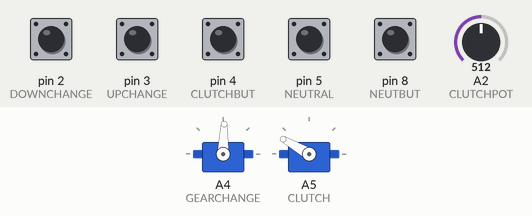
Recording of a sketch running on a simulated Arduino Nano, built with avr-gcc and run on an emulated ATmega328P. Parts: 2 × servo. The test bench sets the inputs (shaded band); at power-on: pin 2 (DOWNCHANGE), pin 3 (UPCHANGE), pin 4 (CLUTCHBUT), pin 5 (NEUTRAL), pin 8 (NEUTBUT) HIGH, A2 (CLUTCHPOT) = 512.

Above: at 1.2 s.
1.3 s: A2 (CLUTCHPOT) set to 810
At 2.4 s:
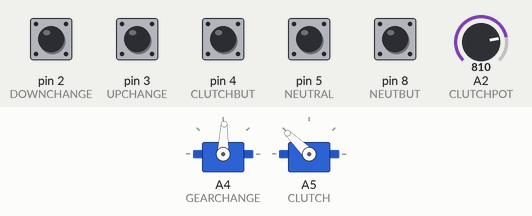
2.8 s: pin 2 (DOWNCHANGE) pulled LOW for 0.15 s
At 3.3 s:
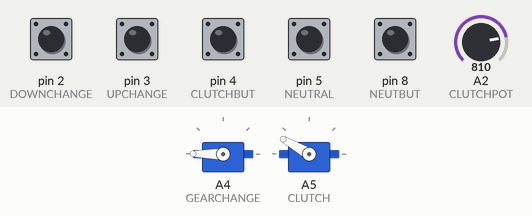
4.9 s: pin 3 (UPCHANGE) pulled LOW for 0.15 s
At 5.4 s:
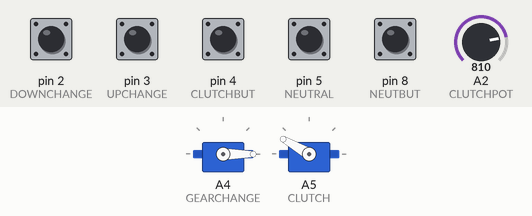
7.0 s: pin 8 (NEUTBUT) pulled LOW for 0.15 s
At 7.4 s:
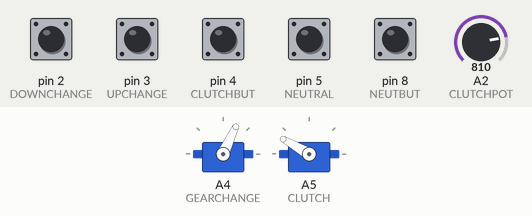
9.1 s: A2 (CLUTCHPOT) set to 900
At 9.5 s:
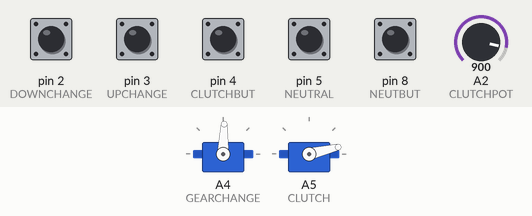
10.6 s: pin 2 (DOWNCHANGE) pulled LOW for 1 s
At 11.95 s:
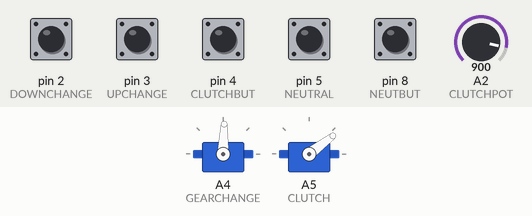
Timing chart, 0 to 13.6 s (numbered marks = the images above; inputs shaded):
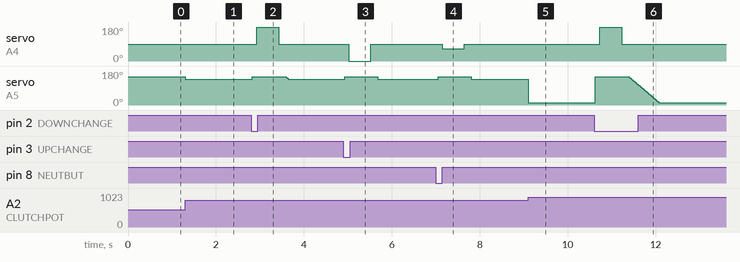

Measured:
- after the input at 1.3 s, servo on A5 (CLUTCH): 150° → 136° at once
- after the input at 2.8 s, servo on A4 (GEARCHANGE): 88° → 180° after 0.13 s, → 88° 0.50 s later; servo on A5 (CLUTCH): 136° → 150° at once, → 136° 0.76 s later
- after the input at 4.9 s, servo on A4 (GEARCHANGE): 88° → 0° after 0.13 s, → 88° 0.50 s later; servo on A5 (CLUTCH): 136° → 150° at once, → 136° 0.75 s later
- after the input at 7.0 s, servo on A4 (GEARCHANGE): 88° → 65° after 0.15 s, → 88° 0.50 s later; servo on A5 (CLUTCH): 136° → 150° after 0.05 s, → 136° 0.75 s later
- after the input at 9.1 s, servo on A5 (CLUTCH): 136° → 13° at once
- after the input at 10.6 s, servo on A4 (GEARCHANGE): 88° → 180° after 0.13 s, → 88° 0.50 s later

The sketch:

oldchange.ino
```cpp
#include <Servo.h>
#include <SPI.h>

#define GEARCHANGE A4
#define CLUTCH A5
#define GEARPOS A0
#define CLUTCHPOS A1
#define CLUTCHPOT A2
#define CLUTCHBUT 4
#define NEUTBUT 8
#define NEUTRAL 5
#define ECUCUT A6 //I guess?

#define MOSI 11
#define MISO 12
#define SCK 13
#define SS 10

#define CUTUP 0 //Disabled until green light

#define POT_MAX 800
#define POT_MIN 910

#define SENDDELAY 200 //every 200ms, send gear

#define UPCHANGE 3
#define DOWNCHANGE 2

#define DELAY 500

#define midpoint 90
#define midpointms 1450
#define halfup 65
#define downchange 180
#define upchange 0
#define movetime 500

#define clutched 0
#define declutched 150

#define PRECUTDELAY 20 //20ms before
#define CUTDELAY 200 //200ms during
#define POSTCUTDELAY 150 //150ms after
#define CUTFULL 0 //Cut all servo time

Servo gearchg;
Servo clutch;

#define ECUDELAY 1 //we do like a pulse of 20ms or whatever and the ecu handles the time
#define ECUDURING 2  //we handle the time
int CUTTYPE = ECUDURING;

unsigned long lastmove = 0;
int currmove = 0;

int inneutral = 0;

int change = 0;
int changeinprogress = 0;
unsigned long lastshow = 0;
int nowclutched = 0;
unsigned long lastclutched = 0;

unsigned long laststart = 0;
int started = 0;

int RELEASE = 0;
unsigned long lastsent = 0;

char gears[7] = {'N', '1', '2', '3', '4', '5', '6'};
int gear = 0;

void setup()
{
  pinMode(GEARCHANGE, OUTPUT);
  pinMode(CLUTCH, OUTPUT);
  pinMode(ECUCUT, OUTPUT);
  pinMode(UPCHANGE, INPUT_PULLUP);
  pinMode(DOWNCHANGE, INPUT_PULLUP); //these are pull up because *shrug*
  pinMode(CLUTCHBUT, INPUT_PULLUP);
  pinMode(NEUTBUT, INPUT_PULLUP);
  pinMode(NEUTRAL, INPUT_PULLUP);

  pinMode(SS, OUTPUT);
  digitalWrite(SS, 1); //Now I am the master

  SPI.begin();
  SPI.setClockDivider(SPI_CLOCK_DIV2);

  gearchg.attach(GEARCHANGE);
  clutch.attach(CLUTCH);
  gearchg.writeMicroseconds(midpointms);
  clutch.write(clutched);
  digitalWrite(ECUCUT, 0);

  Serial.begin(9600);
}

void loop()
{

  if (millis() - lastsent > SENDDELAY)
  {
    SPI.beginTransaction (SPISettings (200000, MSBFIRST, SPI_MODE0));
    digitalWrite (SS, LOW);
    SPI.transfer (gears[gear]);
    digitalWrite (SS, HIGH);
    SPI.endTransaction ();
    lastsent = millis();
  }

  if (digitalRead(NEUTRAL) == 0)
  {
    inneutral = 1;
    gear = 0;
  }
  else
  {
    inneutral = 0;
  }

  int clutchpot = analogRead(CLUTCHPOT);
  int clutchpos = clutched;

  if (digitalRead(CLUTCHBUT) == 0)
  {
    clutchpos = declutched;
  }
  else if (clutchpot > POT_MIN - 5)
  {
    clutchpos = clutched;
  }
  else if (clutchpot < POT_MAX && clutchpot > 50) //50 is a hack for the shitty clutch pot, replace if the clutch pot changes
  {
    clutchpos = declutched;
  }
  else if (clutchpot > 50) //also hack here
  {
    clutchpos = (int) ((float) clutched + (((float) declutched - (float)  clutched) * (( (float) clutchpot - (float) POT_MIN) / ((float) POT_MAX - (float) POT_MIN))));
  }
  else
  {
    clutchpos = clutched;
  }
  clutch.write(clutchpos);

  if ((digitalRead(UPCHANGE) == 0) && (digitalRead(DOWNCHANGE) == 0)) //In case of both paddles at once
  {
    RELEASE = 1;
  }
  else if ((digitalRead(UPCHANGE) == 0) && (RELEASE == 0))
  {
    if (started == 0)
    {
      laststart = millis();
      started = 1;
    }
    else if (millis() - laststart > 25)
    {
      if (!CUTUP || inneutral) //Don't igcut on neutral
      {
        clutch.write(declutched);
        delay(100);
        if (!inneutral)
        {
          gearchg.write(upchange);
        }
        else
        {
          gearchg.write(downchange);
        }
        delay(DELAY);
        gearchg.writeMicroseconds(midpointms);
        delay(150);
        clutch.write(clutchpos); //Don't reclutch unless the driver wants to
        delay(100);
      }
      else
      {
        digitalWrite(ECUCUT, 1);
        delay(PRECUTDELAY);
        if (CUTTYPE == ECUDELAY)
        {
          digitalWrite(ECUCUT, 0);
        }
        gearchg.write(upchange);
        delay(CUTDELAY);
        if (!CUTFULL)
        {
          digitalWrite(ECUCUT, 0);
        }
        gearchg.writeMicroseconds(midpointms);
        delay(POSTCUTDELAY);
        digitalWrite(ECUCUT, 0);
      }
      if(gear < 6)
      {
        gear++;
      }
      started = 0;
      RELEASE = 1;
    }
  }
  else if ((digitalRead(DOWNCHANGE) == 0) && (RELEASE == 0))
  {
    if (started == 0)
    {
      laststart = millis();
      started = 1;
    }
    else if (millis() - laststart > 25)
    {
      clutch.write(declutched);
      delay(100);
      gearchg.write(downchange);
      delay(DELAY);
      gearchg.writeMicroseconds(midpointms);
      delay(150);
      for (int i = declutched; i > clutchpos; i--) //Slow down the clutch on downshift. Needs to be tuned
      {
        clutch.write(i);
        delay(5);
      }
      clutch.write(clutchpos); //Don't reclutch unless the driver wants to
      delay(100);
      if(gear > 1)
      {
        gear--;
      }
      started = 0;
      RELEASE = 1;
    }
  }
  else if ((digitalRead(NEUTBUT) == 0) && (RELEASE == 0))
  {
    if (started == 0)
    {
      laststart = millis();
      started = 1;
    }
    else if (millis() - laststart > 50)
    {
      clutch.write(declutched);
      delay(100);
      gearchg.write(halfup);
      delay(DELAY);
      gearchg.writeMicroseconds(midpointms);
      delay(150);
      clutch.write(clutchpos); //Don't reclutch unless the driver wants to
      delay(100);
      started = 0;
      RELEASE = 1;
    }
  }
  else if ((digitalRead(DOWNCHANGE)) == 1 && (digitalRead(UPCHANGE) == 1) && (digitalRead(NEUTBUT) == 1))
  {
    RELEASE = 0;
    started = 0;
  }
  else
  {
    gearchg.writeMicroseconds(midpointms);
    delay(10);
  }
}
```
